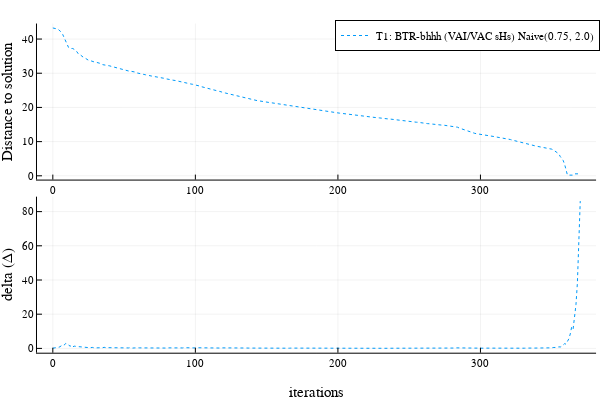

The cell this chart's notebook holds for it:
### Code cell
indicesVariance = []
indicesNormal = [1]

p_dist = plot(xlabel="", ylabel="Distance to solution")

for i in indicesVariance
    plot!(p_dist, alltests.all_dataVariance[i].IterAccumulator, alltests.all_dataVariance[i].DistTo, label = "",  line=lines[i%4 + 1])
end

for i in indicesNormal
    plot!(p_dist, alltests.all_dataNormal[i].IterAccumulator, alltests.all_dataNormal[i].DistTo, label = "",  line=lines[i%4 + 1])
end

p_delta = plot(xlabel="iterations", ylabel="delta (Δ)", legend=:topright)

for i in indicesVariance
    if alltests.all_dataVariance[i].IterAccumulator[end] > 1000
        plot!(p_delta, alltests.all_dataVariance[i].IterAccumulator[1:1000], alltests.all_dataVariance[i].DeltaAccumulator[1:1000], 
            label = alltests.all_legendVariance[i],  line=lines[i%4 + 1])
    else
         plot!(p_delta, alltests.all_dataVariance[i].IterAccumulator, alltests.all_dataVariance[i].DeltaAccumulator, 
            label = alltests.all_legendVariance[i],  line=lines[i%4 + 1])
    end
end

for i in indicesNormal
    if alltests.all_dataNormal[i].IterAccumulator[end] > 1000
        plot!(p_delta, alltests.all_dataNormal[i].IterAccumulator[1:1000], alltests.all_dataNormal[i].DeltaAccumulator[1:1000], 
                label = alltests.all_legendNormal[i],  line=lines[i%4 + 1])
    else
        plot!(p_delta, alltests.all_dataNormal[i].IterAccumulator, alltests.all_dataNormal[i].DeltaAccumulator, 
                label = alltests.all_legendNormal[i],  line=lines[i%4 + 1])
    end
end

p = plot(p_dist, p_delta, layout=(2,1))

savefig(p, "delta_BHHH.svg")

p

### Figure 1 — Plotly figure (JSON) as saved in the notebook; plotly's stock layout.template omitted (floating-point values rounded to 4 significant figures; data arrays with more than 128 entries replaced by an {"elided": "..."} marker saying what was removed)
{"data": [{"colorbar": {"title": ""}, "legendgroup": "", "line": {"color": "rgba(0, 154, 250, 1.000)", "dash": "dot", "shape": "linear", "width": 1}, "mode": "lines", "name": "", "showlegend": false, "type": "scatter", "x": {"elided": "371 int values"}, "xaxis": "x1", "y": {"elided": "371 float values"}, "yaxis": "y1", "zmax": null, "zmin": null}, {"colorbar": {"title": ""}, "legendgroup": "T1: BTR-bhhh (VAI/VAC sHs) Naive(0.75, 2.0)", "line": {"color": "rgba(0, 154, 250, 1.000)", "dash": "dot", "shape": "linear", "width": 1}, "mode": "lines", "name": "T1: BTR-bhhh (VAI/VAC sHs) Naive(0.75, 2.0)", "showlegend": true, "type": "scatter", "x": {"elided": "371 int values"}, "xaxis": "x2", "y": {"elided": "371 float values"}, "yaxis": "y2", "zmax": null, "zmin": null}], "layout": {"annotations": [], "height": 400, "legend": {"bgcolor": "rgba(255, 255, 255, 1.000)", "bordercolor": "rgba(0, 0, 0, 1.000)", "borderwidth": 1, "font": {"color": "rgba(0, 0, 0, 1.000)", "family": "sans-serif", "size": 11}, "title": {"font": {"color": "rgba(0, 0, 0, 1.000)", "family": "sans-serif", "size": 15}, "text": ""}, "tracegroupgap": 0, "traceorder": "normal", "x": 1, "xanchor": "right", "y": 1, "yanchor": "top"}, "margin": {"b": 20, "l": 0, "r": 0, "t": 20}, "paper_bgcolor": "rgba(255, 255, 255, 1.000)", "plot_bgcolor": "rgba(255, 255, 255, 1.000)", "showlegend": true, "width": 600, "xaxis1": {"anchor": "y1", "domain": [0.06165, 0.9934], "gridcolor": "rgba(0, 0, 0, 0.100)", "gridwidth": 0.5, "linecolor": "rgba(0, 0, 0, 1.000)", "mirror": false, "range": [-11.1, 381.1], "showgrid": true, "showline": true, "showticklabels": true, "tickangle": 0, "tickcolor": "rgb(0, 0, 0)", "tickfont": {"color": "rgba(0, 0, 0, 1.000)", "family": "sans-serif", "size": 11}, "tickmode": "array", "ticks": "inside", "ticktext": ["0", "100", "200", "300"], "tickvals": [0, 100, 200, 300], "title": "", "titlefont": {"color": "rgba(0, 0, 0, 1.000)", "family": "sans-serif", "size": 15}, "type": "-", "visible": true, "zeroline": false, "zerolinecolor": "rgba(0, 0, 0, 1.000)"}, "xaxis2": {"anchor": "y2", "domain": [0.06165, 0.9934], "gridcolor": "rgba(0, 0, 0, 0.100)", "gridwidth": 0.5, "linecolor": "rgba(0, 0, 0, 1.000)", "mirror": false, "range": [-11.1, 381.1], "showgrid": true, "showline": true, "showticklabels": true, "tickangle": 0, "tickcolor": "rgb(0, 0, 0)", "tickfont": {"color": "rgba(0, 0, 0, 1.000)", "family": "sans-serif", "size": 11}, "tickmode": "array", "ticks": "inside", "ticktext": ["0", "100", "200", "300"], "tickvals": [0, 100, 200, 300], "title": "iterations", "titlefont": {"color": "rgba(0, 0, 0, 1.000)", "family": "sans-serif", "size": 15}, "type": "-", "visible": true, "zeroline": false, "zerolinecolor": "rgba(0, 0, 0, 1.000)"}, "yaxis1": {"anchor": "x1", "domain": [0.5567, 0.9902], "gridcolor": "rgba(0, 0, 0, 0.100)", "gridwidth": 0.5, "linecolor": "rgba(0, 0, 0, 1.000)", "mirror": false, "range": [-1.105, 44.54], "showgrid": true, "showline": true, "showticklabels": true, "tickangle": 0, "tickcolor": "rgb(0, 0, 0)", "tickfont": {"color": "rgba(0, 0, 0, 1.000)", "family": "sans-serif", "size": 11}, "tickmode": "array", "ticks": "inside", "ticktext": ["0", "10", "20", "30", "40"], "tickvals": [0, 10, 20, 30, 40], "title": "Distance to solution", "titlefont": {"color": "rgba(0, 0, 0, 1.000)", "family": "sans-serif", "size": 15}, "type": "-", "visible": true, "zeroline": false, "zerolinecolor": "rgba(0, 0, 0, 1.000)"}, "yaxis2": {"anchor": "x2", "domain": [0.07581, 0.5093], "gridcolor": "rgba(0, 0, 0, 0.100)", "gridwidth": 0.5, "linecolor": "rgba(0, 0, 0, 1.000)", "mirror": false, "range": [-2.522, 88.74], "showgrid": true, "showline": true, "showticklabels": true, "tickangle": 0, "tickcolor": "rgb(0, 0, 0)", "tickfont": {"color": "rgba(0, 0, 0, 1.000)", "family": "sans-serif", "size": 11}, "tickmode": "array", "ticks": "inside", "ticktext": ["0", "20", "40", "60", "80"], "tickvals": [0, 20, 40, 60, 80], "title": "delta (Δ)", "titlefont": {"color": "rgba(0, 0, 0, 1.000)", "family": "sans-serif", "size": 15}, "type": "-", "visible": true, "zeroline": false, "zerolinecolor": "rgba(0, 0, 0, 1.000)"}}}
